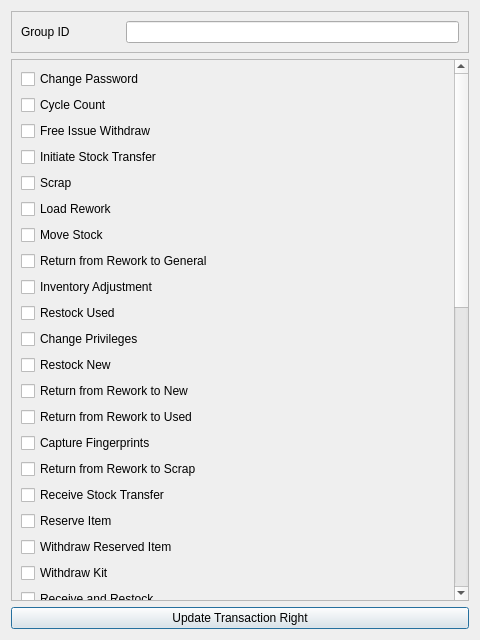
<?xml version="1.0" encoding="UTF-8"?>
<ui version="4.0">
 <class>UpdateGroupTransaction</class>
 <widget class="QDialog" name="UpdateGroupTransaction">
  <property name="geometry">
   <rect>
    <x>0</x>
    <y>0</y>
    <width>480</width>
    <height>640</height>
   </rect>
  </property>
  <property name="windowTitle">
   <string>Dialog</string>
  </property>
  <layout class="QVBoxLayout" name="verticalLayout">
   <item>
    <widget class="QFrame" name="frame">
     <property name="frameShape">
      <enum>QFrame::StyledPanel</enum>
     </property>
     <property name="frameShadow">
      <enum>QFrame::Raised</enum>
     </property>
     <layout class="QHBoxLayout" name="horizontalLayout">
      <item>
       <widget class="QLabel" name="label">
        <property name="text">
         <string>Group ID               </string>
        </property>
       </widget>
      </item>
      <item>
       <widget class="QLineEdit" name="lineEdit"/>
      </item>
     </layout>
    </widget>
   </item>
   <item>
    <widget class="QScrollArea" name="scrollArea">
     <property name="widgetResizable">
      <bool>true</bool>
     </property>
     <widget class="QWidget" name="scrollAreaWidgetContents">
      <property name="geometry">
       <rect>
        <x>0</x>
        <y>0</y>
        <width>439</width>
        <height>1500</height>
       </rect>
      </property>
      <layout class="QVBoxLayout" name="verticalLayout_2">
       <item>
        <widget class="QCheckBox" name="change_password">
         <property name="text">
          <string>Change Password</string>
         </property>
        </widget>
       </item>
       <item>
        <widget class="QCheckBox" name="cycle_count">
         <property name="text">
          <string>Cycle Count</string>
         </property>
        </widget>
       </item>
       <item>
        <widget class="QCheckBox" name="free_issue_withdraw">
         <property name="text">
          <string>Free Issue Withdraw</string>
         </property>
        </widget>
       </item>
       <item>
        <widget class="QCheckBox" name="initiate_stock_transfer">
         <property name="text">
          <string>Initiate Stock Transfer</string>
         </property>
        </widget>
       </item>
       <item>
        <widget class="QCheckBox" name="scrap">
         <property name="text">
          <string>Scrap</string>
         </property>
        </widget>
       </item>
       <item>
        <widget class="QCheckBox" name="load_rework">
         <property name="text">
          <string>Load Rework</string>
         </property>
        </widget>
       </item>
       <item>
        <widget class="QCheckBox" name="move_stock">
         <property name="text">
          <string>Move Stock</string>
         </property>
        </widget>
       </item>
       <item>
        <widget class="QCheckBox" name="return_rework_to_general">
         <property name="text">
          <string>Return from Rework to General</string>
         </property>
        </widget>
       </item>
       <item>
        <widget class="QCheckBox" name="inventory_adjusment">
         <property name="text">
          <string>Inventory Adjustment </string>
         </property>
        </widget>
       </item>
       <item>
        <widget class="QCheckBox" name="restock_used">
         <property name="text">
          <string>Restock Used</string>
         </property>
        </widget>
       </item>
       <item>
        <widget class="QCheckBox" name="change_privileges">
         <property name="text">
          <string>Change Privileges</string>
         </property>
        </widget>
       </item>
       <item>
        <widget class="QCheckBox" name="restock_new">
         <property name="text">
          <string>Restock New</string>
         </property>
        </widget>
       </item>
       <item>
        <widget class="QCheckBox" name="return_rework_new">
         <property name="text">
          <string>Return from Rework to New</string>
         </property>
        </widget>
       </item>
       <item>
        <widget class="QCheckBox" name="retrun_rework_used">
         <property name="text">
          <string>Return from Rework to Used</string>
         </property>
        </widget>
       </item>
       <item>
        <widget class="QCheckBox" name="capture_finger_print">
         <property name="text">
          <string>Capture Fingerprints</string>
         </property>
        </widget>
       </item>
       <item>
        <widget class="QCheckBox" name="return_rework_scrap">
         <property name="text">
          <string>Return from Rework to Scrap</string>
         </property>
        </widget>
       </item>
       <item>
        <widget class="QCheckBox" name="receive_stock_transfer">
         <property name="text">
          <string>Receive Stock Transfer</string>
         </property>
        </widget>
       </item>
       <item>
        <widget class="QCheckBox" name="reserve_item">
         <property name="text">
          <string>Reserve Item</string>
         </property>
        </widget>
       </item>
       <item>
        <widget class="QCheckBox" name="withdraw_reserved_item">
         <property name="text">
          <string>Withdraw Reserved Item</string>
         </property>
        </widget>
       </item>
       <item>
        <widget class="QCheckBox" name="withdraw_kit">
         <property name="text">
          <string>Withdraw Kit</string>
         </property>
        </widget>
       </item>
       <item>
        <widget class="QCheckBox" name="receiveAndRestock">
         <property name="text">
          <string>Receive and Restock</string>
         </property>
        </widget>
       </item>
       <item>
        <widget class="QCheckBox" name="withdraw_used">
         <property name="text">
          <string>Withdraw Used</string>
         </property>
        </widget>
       </item>
       <item>
        <widget class="QCheckBox" name="restock_general">
         <property name="text">
          <string>Restock General</string>
         </property>
        </widget>
       </item>
       <item>
        <widget class="QCheckBox" name="withdraw_general">
         <property name="text">
          <string>Withdraw General</string>
         </property>
        </widget>
       </item>
       <item>
        <widget class="QCheckBox" name="withdraw_new">
         <property name="text">
          <string>Withdraw New</string>
         </property>
        </widget>
       </item>
       <item>
        <widget class="QCheckBox" name="priority_withdraw">
         <property name="text">
          <string>Priority Withdraw</string>
         </property>
        </widget>
       </item>
       <item>
        <widget class="QCheckBox" name="withdraw_inspection">
         <property name="text">
          <string>Withdraw for Inspection</string>
         </property>
        </widget>
       </item>
       <item>
        <widget class="QCheckBox" name="store_external_request">
         <property name="text">
          <string>Store External Request</string>
         </property>
        </widget>
       </item>
       <item>
        <widget class="QCheckBox" name="supervisior_undo">
         <property name="text">
          <string>Supervisor Undo</string>
         </property>
        </widget>
       </item>
       <item>
        <widget class="QCheckBox" name="return_general">
         <property name="text">
          <string>Return to General</string>
         </property>
        </widget>
       </item>
       <item>
        <widget class="QCheckBox" name="return_key">
         <property name="text">
          <string>Return Key</string>
         </property>
        </widget>
       </item>
       <item>
        <widget class="QCheckBox" name="withdraw_external_request">
         <property name="text">
          <string>Withdraw External Request</string>
         </property>
        </widget>
       </item>
       <item>
        <widget class="QCheckBox" name="return_used">
         <property name="text">
          <string>Return to Used</string>
         </property>
        </widget>
       </item>
       <item>
        <widget class="QCheckBox" name="RFID_insta_track">
         <property name="text">
          <string>RFID Insta-track</string>
         </property>
        </widget>
       </item>
       <item>
        <widget class="QCheckBox" name="withdraw_scrap_drawer">
         <property name="text">
          <string>Withdraw Scrap from Drawer</string>
         </property>
        </widget>
       </item>
       <item>
        <widget class="QCheckBox" name="return_new">
         <property name="text">
          <string>Return to New</string>
         </property>
        </widget>
       </item>
       <item>
        <widget class="QCheckBox" name="return_scrap">
         <property name="text">
          <string>Return to Scrap</string>
         </property>
        </widget>
       </item>
       <item>
        <widget class="QCheckBox" name="RFID_STATIC_CABINET_SCAN">
         <property name="text">
          <string>RFID-Static Cabinet Scan</string>
         </property>
        </widget>
       </item>
       <item>
        <widget class="QCheckBox" name="return_serialized_item">
         <property name="text">
          <string>Return Serialized Item</string>
         </property>
        </widget>
       </item>
       <item>
        <widget class="QCheckBox" name="user_undo">
         <property name="text">
          <string>User Undo</string>
         </property>
        </widget>
       </item>
       <item>
        <widget class="QCheckBox" name="return_rework">
         <property name="text">
          <string>Return to Rework</string>
         </property>
        </widget>
       </item>
       <item>
        <widget class="QCheckBox" name="weigh_item">
         <property name="text">
          <string>Weigh Item</string>
         </property>
        </widget>
       </item>
       <item>
        <widget class="QCheckBox" name="withdraw_scrap_from_bin">
         <property name="text">
          <string>Withdraw Scrap from Bin</string>
         </property>
        </widget>
       </item>
       <item>
        <widget class="QCheckBox" name="withdraw_rework_drawer">
         <property name="text">
          <string>Withdraw Rework From Drawer</string>
         </property>
        </widget>
       </item>
       <item>
        <widget class="QCheckBox" name="withdraw_rework_from_bin">
         <property name="text">
          <string>Withdraw Rework from Bin</string>
         </property>
        </widget>
       </item>
      </layout>
     </widget>
    </widget>
   </item>
   <item>
    <widget class="QPushButton" name="pushButton">
     <property name="text">
      <string>Update Transaction Right</string>
     </property>
    </widget>
   </item>
  </layout>
 </widget>
 <resources/>
 <connections/>
</ui>
